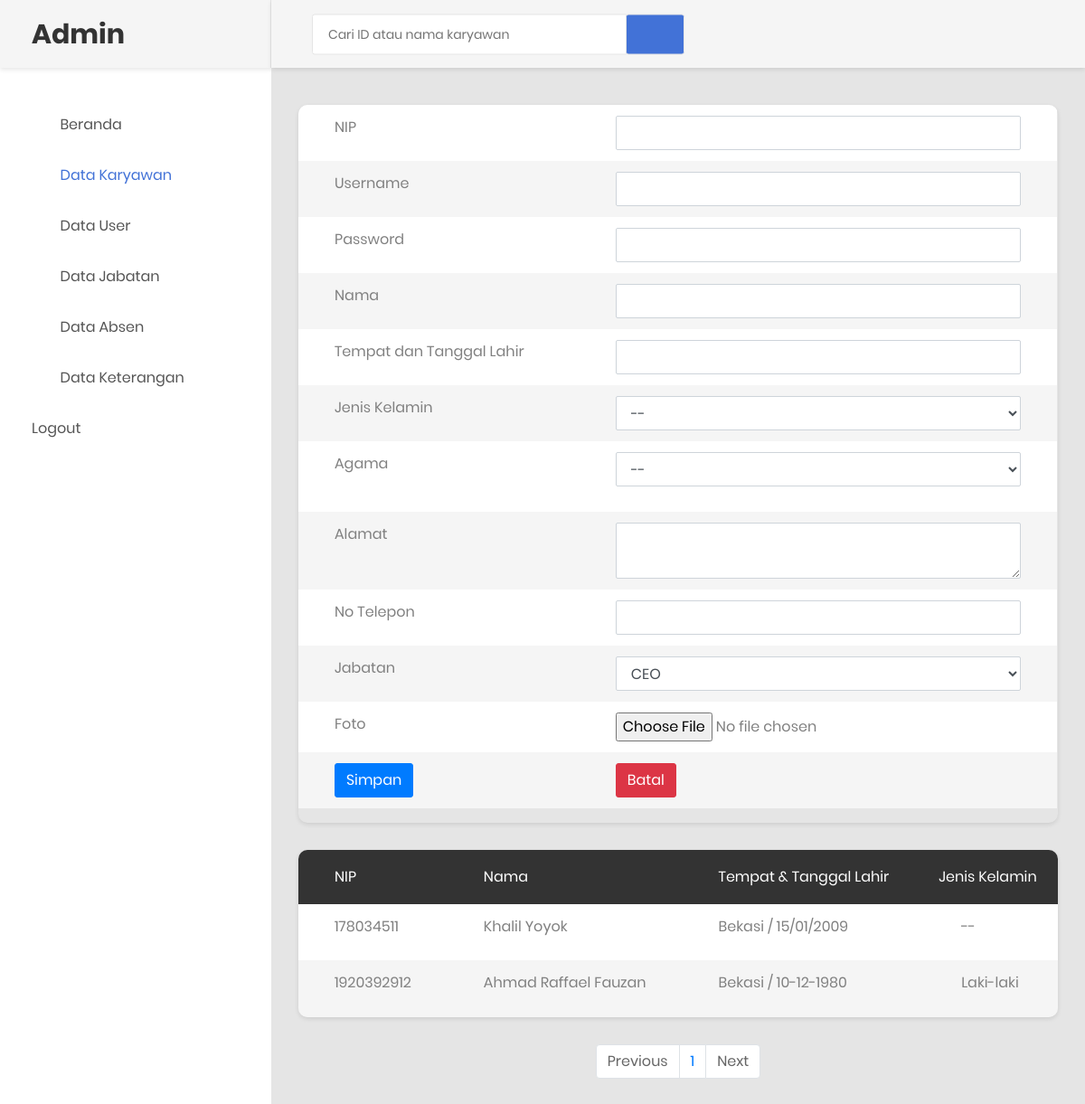
/datakaryawan.php (signed in), run on the app's committed database.
### tables this page shows
CREATE TABLE `tb_karyawan` (
  `id_karyawan` int(11) NOT NULL,
  `username` varchar(50) NOT NULL,
  `password` varchar(50) NOT NULL,
  `nama` varchar(255) NOT NULL,
  `tmp_tgl_lahir` varchar(255) NOT NULL,
  `jenkel` varchar(255) NOT NULL,
  `agama` varchar(255) NOT NULL,
  `alamat` text NOT NULL,
  `no_tel` varchar(18) NOT NULL,
  `jabatan` varchar(255) NOT NULL,
  `foto` varchar(50) NOT NULL
);

### datakaryawan.php (the view, shortened to what this page needs)
<!DOCTYPE html>
<html lang="en">
<head>
     <link rel="stylesheet" href="https://maxcdn.bootstrapcdn.com/bootstrap/4.5.2/css/bootstrap.min.css">
    <link rel="stylesheet" type="text/css" href="css/bootstrap.css" media="all">
    <link href="css/font-face.css" rel="stylesheet" media="all">
    <link href="vendor/font-awesome-4.7/css/font-awesome.min.css" rel="stylesheet" media="all">
    <link href="vendor/font-awesome-5/css/fontawesome-all.min.css" rel="stylesheet" media="all">
    <link href="vendor/mdi-font/css/material-design-iconic-font.min.css" rel="stylesheet" media="all">
    <link href="vendor/bootstrap-4.1/bootstrap.min.css" rel="stylesheet" media="all">
    <link href="vendor/animsition/animsition.min.css" rel="stylesheet" media="all">
    <link href="vendor/bootstrap-progressbar/bootstrap-progressbar-3.3.4.min.css" rel="stylesheet" media="all">
    <link href="vendor/wow/animate.css" rel="stylesheet" media="all">
    <link href="vendor/css-hamburgers/hamburgers.min.css" rel="stylesheet" media="all">
    <link href="vendor/slick/slick.css" rel="stylesheet" media="all">
    <link href="vendor/select2/select2.min.css" rel="stylesheet" media="all">
    <link href="vendor/perfect-scrollbar/perfect-scrollbar.css" rel="stylesheet" media="all">
    <link href="css/theme.css" rel="stylesheet" media="all">
</head>
<body class="animsition">
    <div class="page-wrapper">
        <aside class="menu-sidebar d-none d-lg-block">
            <div class="logo">
                <a href="#">
                    <h2>Admin</h2>
                </a>
            </div>
            <div class="menu-sidebar__content js-scrollbar1">
                <nav class="navbar-sidebar">
                    <ul class="list-unstyled navbar__list">
                        <li>
                            <a class="js-arrow" href="admin2.php">
                                <i class="fas fa-tachometer-alt"></i>Beranda</a>
                        </li>
                          <li class="active">
                            <a href="datakaryawan.php">
                                <i class="fas fa-chart-bar"></i>Data Karyawan</a>
                        </li>
                        <li>
                            <a href="datauser.php">
                                <i class="fas fa-table"></i>Data User</a>
                        </li>
                        <li>
                            <a href="datajabatan.php">
                                <i class="far fa-check-square"></i>Data Jabatan</a>
                        </li>
                        <li>
                            <a href="data_absen.php">
                                <i class="fas fa-calendar-alt"></i>Data Absen</a>
                        </li>
                        <li>
                            <a href="data_keterangan.php">
                                <i class="fas fa-map-marker-alt"></i>Data Keterangan</a>
                        </li>
                        <li>
                            <a href="logout.php">Logout</a>
                        </li>
                    </ul>
                </nav>
            </div>
        </aside>
        <div class="page-container">
            <header class="header-desktop">
                <div class="section__content section__content--p30">
                    <div class="container-fluid">
                        <div class="header-wrap">
                             <form class="form-header" action="prospenkar.php" method="POST">
                                <input class="au-input au-input--xl" autocomplete="off" type="text" name="cari" placeholder="Cari ID atau nama karyawan" />
                                <button class="au-btn--submit" type="submit">
                                    <i class="zmdi zmdi-search"></i>
                                </button>
                            </form>
                        </div>
                    </div>
                </div>
            </header>
            <div class="main-content">
                <div class="section__content section__content--p30">
                    <div class="container-fluid">
                        <div class="row">
                           <div class="table-responsive table--no-card m-b-30">
                            <form action="dt_karyawan_sv.php" enctype="multipart/form-data" method="post">
                                <div class="form-group">
                                <table class="table table-borderless table-striped table-earning" >
                                        <tbody>
                                            <tr>
                                                <td>NIP</td>
                                                <td>
                                                <input type="text" class="form-control" maxlength="9" required="" name="id_karyawan" autocomplete="off" size="25px" maxlength="25px">
                                            </td>
                                            </tr>
                                            <tr>
                                                <td>Username</td>
                                                <td>
                                                <input type="text" class="form-control" required="" name="username" autocomplete="off">
                                            </td>
                                            </tr>
                                            <tr>
                                                <td>Password</td>
                                                <td>
                                                <input type="text" class="form-control" required="" name="password" autocomplete="off">
                                            </td>
                                            </tr>
                                            <tr>
                                                <td>Nama</td>
                                                <td><input type="text" class="form-control" required="" name="nama" autocomplete="off"></td>
                                            </tr>
                                            <tr>
                                                <td>Tempat dan Tanggal Lahir</td>
                                                <td><input type="text" class="form-control" required="" name="tmp_tgl_lahir" autocomplete="off"></td>
                                            </tr>
                                            <tr>
                                                <td>Jenis Kelamin</td>
                                                <td>
                                                <select class="form-control" required="" name="jenkel">
                                                    <option>--</option>
                                                </select>
                                                </td>
                                            </tr>
                                            <tr>
                                                <td>Agama</td>
                                                <td>
                                                    <div class="form-group">
                                                    <select class="form-control" required="" name="agama">
                                                        <option>--</option>
                                                    </select>
                                                    </div>
                                                </td>
                                            </tr>
                                            <tr>
                                                <td>Alamat</td>
                                                <td><textarea class="form-control" required="" name="alamat" autocomplete="off"></textarea> </td>
                                            </tr>
                                            <tr>
                                                <td>No Telepon</td>
                                                <td><input type="text" autocomplete="off" maxlength="18" required="" class="form-control" name="no_tel"></td>
                                            </tr>
                                            <tr>
                                                <td>Jabatan</td>
                                                <td>
                                                <select class="form-control" name="jabatan" required="">
                                                <?php
                                                include 'koneksi.php';
                                                $sql = "SELECT * FROM tb_jabatan";
                                                $hasil = mysqli_query($koneksi, $sql);
                                                while ($data = mysqli_fetch_array($hasil)) {
                                                 ?>
                                                <option value="<?php echo $data['jabatan'];?>"><?php echo $data['jabatan']; ?></option>
                                                <?php } ?>
                                                </select>
                                            </td>
                                            </tr>
                                            <tr>
                                                <td>Foto</td>
                                                <td><input type="file" name="foto" required=""></td>
                                            </tr>
                                            <tr>
                                                <td><button type="submit" name="simpan" class="btn btn-primary">Simpan</button></td>
                                                <td><input type="reset" name="" value="Batal" class="btn btn-danger"></td>
                                            </tr>
                                      </tbody>
                                    </table>
                                        </div>
                            </form>
                                </div>
                        </div>
                        <?php
                        include 'koneksi.php';
                         ?>
                        <div class="row">
                                <div class="table-responsive table--no-card m-b-30">
                                    <table class="table table-borderless table-striped table-earning">
                                        <thead>
                                            <tr>
                                 <th>NIP</th>
                                 <th>Nama</th>
                                 <th>Tempat & tanggal lahir</th>
                                 <th class="text-right">Jenis Kelamin</th>
                                            </tr>
                                        </thead>
                                        <tbody>
                                           <?php
                                            include 'paging.php';
                                            ?>
                                        </tbody>
                                    </table>
                                </div>
                            </div>
                            <ul class="pagination justify-content-center">
                <li class="page-item">
                    <a class="page-link" <?php if($halaman > 1){ echo "href='?halaman=$Previous'"; } ?>>Previous</a>
                </li>
                <?php
                for($x=1;$x<=$total_halaman;$x++){
                    ?>
                    <li class="page-item"><a class="page-link" href="?halaman=<?php echo $x ?>"><?php echo $x; ?></a></li>
                    <?php
                }
                ?>
                <li class="page-item">
                    <a  class="page-link" <?php if($halaman < $total_halaman) { echo "href='?halaman=$next'"; } ?>>Next</a>
                </li>
            </ul>
                        <div class="row">
                            <div class="col-lg-6">
                            </div>
                            <div class="col-lg-6">
                            </div>
                        </div>
                        <div class="row">
                            <div class="col-md-12">
                            </div>
                        </div>
                </div>
            </div>
        </div>
    </div>
</body>
</html>

### paging.php (shortened to what this page needs)
<head>
</head>
<?php
include 'koneksi.php';
$batas = 5;
$halaman = isset($_GET['halaman']) ? (int)$_GET['halaman'] : 1;
$halaman_awal = ($halaman>1) ? ($halaman * $batas) - $batas : 0;
$data = mysqli_query($koneksi, "SELECT * FROM tb_karyawan");
$jumlah_data = mysqli_num_rows($data);
$total_halaman = ceil($jumlah_data / $batas);
$data_karyawan = mysqli_query($koneksi, "SELECT * FROM tb_karyawan LIMIT $halaman_awal, $batas");
while ($row=mysqli_fetch_array($data_karyawan)) {
 ?>
  <tr>
                                                <td><?php echo $row['id_karyawan']; ?></td>
                                                <td><?php echo $row['nama']; ?></td>
                                                <td><?php echo $row['tmp_tgl_lahir']; ?></td>
                                                <td><?php echo $row['jenkel']; ?></td>
                                            </tr>
                                        <?php } ?>

### data on the page
tb_karyawan: id_karyawan "178034511", nama "Khalil Yoyok", tmp_tgl_lahir "Bekasi / 15/01/2009", jenkel "--"
tb_karyawan: id_karyawan "1920392912", nama "Ahmad Raffael Fauzan", tmp_tgl_lahir "Bekasi / 10-12-1980", jenkel "Laki-laki"

### other printed values
form field jabatan "CEO"
